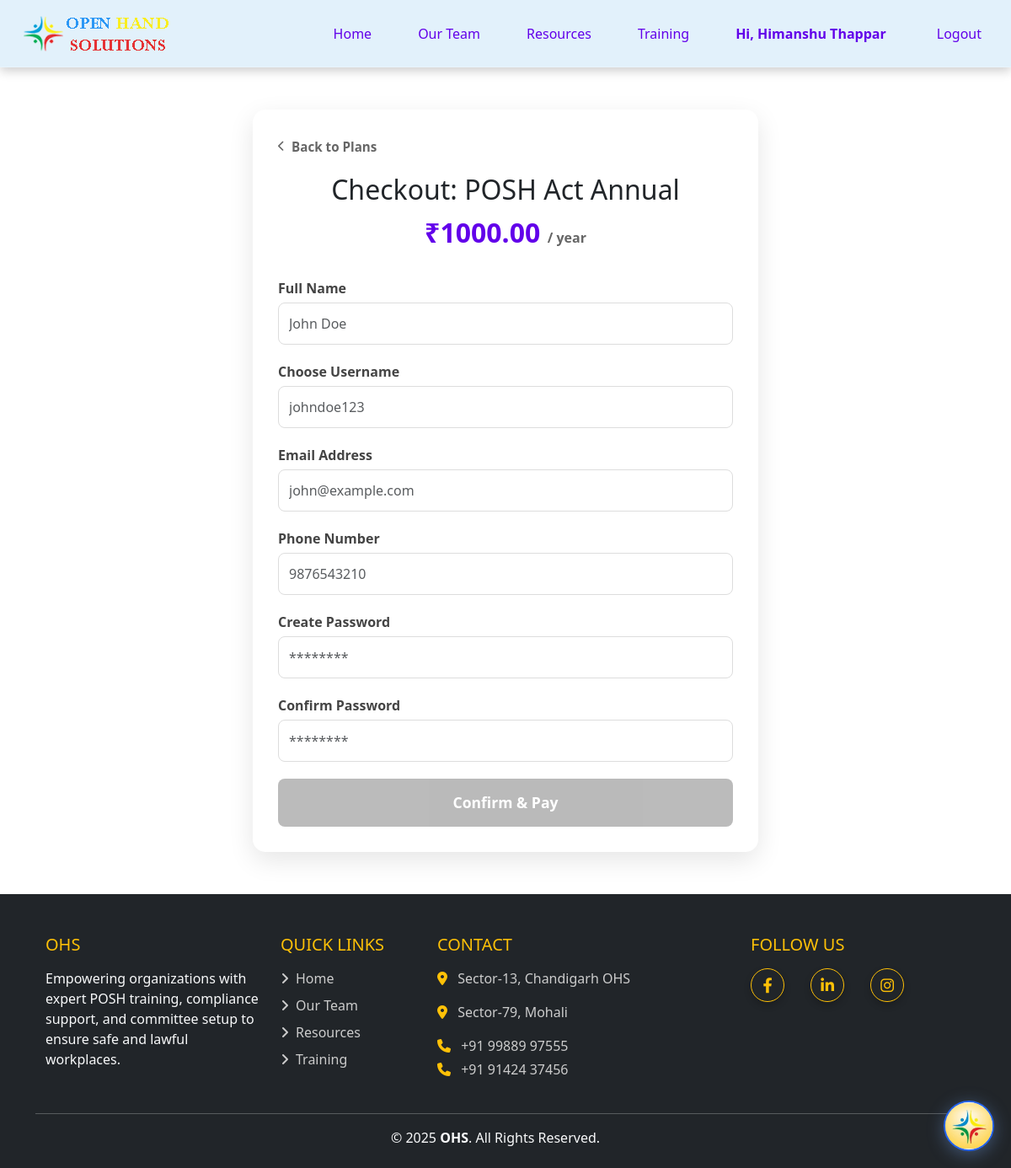
Screenshot of /subscription/individual/POSH/ (signed in) with the database file from the repository.
### home/models.py (models this page shows, shortened)
class User(AbstractUser):
    phone = models.CharField(max_length=15, blank=True, null=True)
    USER_TYPES = (
        ("INDIVIDUAL", "Individual Subscriber"),
        ("COMPANY_ADMIN", "Company Admin"),
        ("EMPLOYEE", "Company Employee"),
    )
    account_type = models.CharField(
        max_length=20, choices=USER_TYPES, default="INDIVIDUAL"
    )

class SubscriptionPlan(models.Model):
    PLAN_TYPES = (
        ("POSH", "POSH Act"),
        ("POCSO", "POCSO Act"),
        ("BOTH", "POSH & POCSO"),
    )
    name = models.CharField(max_length=100)
    type = models.CharField(max_length=10, choices=PLAN_TYPES, default="POSH")
    price = models.DecimalField(max_digits=10, decimal_places=2)
    duration_days = models.IntegerField(
        help_text="Duration in days (e.g., 365 for 1 year)"
    )
    description = models.TextField()
    is_active = models.BooleanField(default=True)  # To hide old plans

### home/views.py (the view)
def individual_subscription(request, plan_type):
    db_type = "POSH" if "POSH" in plan_type else "POCSO"
    plan = SubscriptionPlan.objects.filter(type=db_type).first()
    if request.method == "POST":
        fullname = request.POST.get("fullname", "").strip()
        username = request.POST.get("username", "").strip()
        email = request.POST.get("email", "").strip()
        password = request.POST.get("password", "").strip()
        if not all([fullname, username, email, password]):
            messages.error(
                request, "All fields are compulsory. Please fill out the entire form."
            )
            return redirect(request.path)
        if User.objects.filter(username=username).exists():
            messages.error(request, "Username taken.")
            return redirect(request.path)
        try:
            with transaction.atomic():
                user = User.objects.create_user(
                    username=username, email=email, password=password
                )
                user.first_name = fullname
                user.account_type = "INDIVIDUAL"
                user.save()
                Subscription.objects.create(
                    user=user, plan=plan, status="ACTIVE", start_date=timezone.now()
                )
            login(request, user, backend="django.contrib.auth.backends.ModelBackend")
            return redirect("posh_act_page")
        except Exception as e:
            messages.error(request, str(e))
            return redirect(request.path)
    else:
        list(messages.get_messages(request))
    context = {
        "plan_type": plan.name if plan else "Unknown Plan",
        "price": plan.price if plan else 0,
    }
    response = render(request, "subscription_details.html", context)
    response["Cache-Control"] = "no-store, no-cache, must-revalidate, max-age=0"
    return response

### templates/subscription_details.html (shortened to what this page needs)
{% extends 'base.html' %}
{% block body %}
<div class="sub-container">
    <a href="javascript:history.back()" class="back-link">
        <i class="fa-solid fa-chevron-left"></i> Back to Plans
    </a>
    <div class="plan-header">
        <h2>Checkout: {{ plan_type }}</h2>
        <div class="price-tag">₹{{ price }} <span style="font-size:1rem; color:#666;">/ year</span></div>
    </div>
    <form method="POST" id="checkoutForm" novalidate>
        <div class="form-group">
            <label class="form-label">Full Name</label>
            <input type="text" name="fullname" id="fullname" class="form-control" placeholder="John Doe">
        </div>
        <div class="form-group">
            <label class="form-label">Choose Username</label>
            <input type="text" name="username" id="username" class="form-control" placeholder="johndoe123">
        </div>
        <div class="form-group">
            <label class="form-label">Email Address</label>
            <input type="email" name="email" id="email" class="form-control" placeholder="john@example.com">
        </div>
        <div class="form-group">
            <label class="form-label">Phone Number</label>
            <input type="tel" name="phone" id="phone" class="form-control" placeholder="9876543210" maxlength="10">
        </div>
        <div class="form-group">
            <label class="form-label">Create Password</label>
            <input type="password" name="password" id="password" class="form-control" placeholder="********">
        </div>
        <div class="form-group">
            <label class="form-label">Confirm Password</label>
            <input type="password" id="confirm_password" class="form-control" placeholder="********">
        </div>
        <button type="submit" class="btn-pay" id="submitBtn" disabled>Confirm & Pay</button>
    </form>
</div>
{% endblock %}

### templates/base.html (shortened to what this page needs)
{% load static %}
<!DOCTYPE html>
<html lang="en">
  <head>
    <link rel="stylesheet" href="{% static 'css/new.css' %}" />
    <link rel="stylesheet" href="{% static 'css/footer.css' %}" />
    <link rel="stylesheet" href="{% static 'css/base.css' %}" />
    <link rel="stylesheet" href="{% static 'css/chatbot.css' %}?v=1" />
    <link
      href="https://cdn.jsdelivr.net/npm/bootstrap@5.3.7/dist/css/bootstrap.min.css"
      rel="stylesheet"
    />
    <link
      rel="stylesheet"
      href="https://cdnjs.cloudflare.com/ajax/libs/font-awesome/6.4.0/css/all.min.css"
    />
  </head>
  <body>
    <nav class="navbar">
<div class="app-logo">
    <a href="/#hero">
        <img src="{% static 'img/footer-logo.png' %}" alt="Sjango Logo">
    </a>
</div>
      <div class="nav-links" id="navLinks">
        <a href="/" class="nav-link {% if request.path == '/' %}active{% endif %}">Home</a>
        <div class="dropdown">
          <a href="/about" class="nav-link {% if '/about' in request.path %}active{% endif %}">Our Team</a>
        </div>
        <div class="dropdown">
          <a href="/blog" class="nav-link {% if '/blog' in request.path %}active{% endif %}">Resources</a>
        </div>
        <a href="/tutorial" class="nav-link {% if '/tutorial' in request.path %}active{% endif %}">Training</a>
        {% if user.is_authenticated %}
            <span class="nav-link user-greeting">
                Hi, {{ user.first_name|default:user.username }}
            </span>
            <form action="{% url 'logout' %}" method="post" style="display:inline-flex; align-items:center;">
                <button type="submit" class="nav-link btn-auth-logout">Logout</button>
            </form>
        {% endif %}
      </div>
    </nav>
    <main>{% block body %}{% endblock %}</main>
    {% include 'chat/chatbot_snippet.html' %}
    <footer class="bg-dark text-light pt-5 pb-4">
      <div class="container px-4">
        <div class="row g-4">
          <div class="col-md-3 col-sm-6">
            <h5 class="text-uppercase text-warning mb-3">OHS</h5>
            <p>
              Empowering organizations with expert POSH training, compliance
              support, and committee setup to ensure safe and lawful workplaces.
            </p>
          </div>
          <div class="col-md-2 col-sm-6">
            <h5 class="text-uppercase text-warning mb-3">Quick Links</h5>
            <ul class="list-unstyled">
              <li class="mb-2"><a href="/" class="footer-link"><i class="fas fa-angle-right me-2"></i>Home</a></li>
              <li class="mb-2"><a href="/about" class="footer-link"><i class="fas fa-angle-right me-2"></i>Our Team</a></li>
              <li class="mb-2"><a href="/blog" class="footer-link"><i class="fas fa-angle-right me-2"></i>Resources</a></li>
               <li class="mb-2"><a href="/tutorial" class="footer-link"><i class="fas fa-angle-right me-2"></i>Training</a></li>
            </ul>
          </div>
       <div class="col-md-4 col-sm-6">
  <h5 class="text-uppercase text-warning mb-3">Contact</h5>
  <p>
    <i class="fas fa-map-marker-alt me-2 text-warning"></i>
    <a
      href="https://www.google.com/maps/search/?api=1&query=Sector+13+Chandigarh+OHS"
      target="_blank"
      class="footer-link"
    >
      Sector-13, Chandigarh OHS
    </a>
  </p>
  <p>
    <i class="fas fa-map-marker-alt me-2 text-warning"></i>
    <a
      href="https://www.google.com/maps/search/?api=1&query=Sector+79+Mohali"
      target="_blank"
      class="footer-link"
    >
      Sector-79, Mohali
    </a>
  </p>
  <p class="mb-1">
    <i class="fas fa-phone me-2 text-warning"></i>
    <a href="tel:+919988997555" class="footer-link">+91 99889 97555</a>
  </p>
  <p>
    <i class="fas fa-phone me-2 text-warning"></i>
    <a href="tel:+919142437456" class="footer-link">+91 91424 37456</a>
  </p>
</div>
          <div class="col-md-3 col-sm-6">
            <h5 class="text-uppercase text-warning mb-3">Follow Us</h5>
            <div class="d-flex gap-3">
              <a href="https://www.facebook.com/openhandsolutions/about/" class="social-icon" target="_blank" aria-label="Facebook">
                <i class="fab fa-facebook-f"></i>
              </a>
              <a href="https://in.linkedin.com/company/open-hand-solutions" class="social-icon" target="_blank" aria-label="LinkedIn">
                <i class="fab fa-linkedin-in"></i>
              </a>
              <a href="https://www.instagram.com/open_hand_solutions/" class="social-icon" target="_blank" aria-label="Instagram">
                <i class="fab fa-instagram"></i>
              </a>
            </div>
          </div>
          <hr class="border-light mt-4" />
          <div class="row">
            <div class="col text-center">
              <p class="mb-0">&copy; 2025 <strong>OHS</strong>. All Rights Reserved.</p>
            </div>
          </div>
        </div>
      </div>
    </footer>
  </body>
</html>

### static/img/real.main/real.main/CSS/new.css (style rules this page uses)
html, body { overflow-x: hidden; }
.navbar .nav-link { color: white; padding: 10px 15px; text-decoration: none; transition: color 0.3s ease, background-color 0.3s ease; }

### static/img/real.main/real.main/CSS/footer.css (style rules this page uses)
footer { width: 100vw; overflow-x: hidden; padding-left: 0 !important; }
html, body { overflow-x: hidden; }
.footer-link { color: #f8f9fa; text-decoration: none; transition: color 0.3s ease; }
.social-icon { color: #f8f9fa; font-size: 18px; margin-right: 15px; transition: transform 0.3s, color 0.3s; }
* { margin: 0; padding: 0; box-sizing: border-box; }

### static/css/base.css (style rules this page uses)
* { margin: 0; padding: 0; box-sizing: border-box; }
body { padding-top: 80px; }
nav.navbar { position: fixed; top: 0; left: 0; width: 100%; display: flex; justify-content: space-between; align-items: center; background: linear-gradient(90deg, #0f172a, #1e3a8a); color: white; height: 80px; padding: 0 20px; box-shadow: 0 4px 12px rgba(0, 0, 0, 0.2); z-index: 1000; will-change: transform; }
.nav-links { display: flex; align-items: center; gap: 25px; }
.nav-links a, .login-btn { color: white; text-decoration: none; font-weight: 500; position: relative; padding: 8px 10px; transition: all 0.3s ease; }
.nav-links a::after, .login-btn::after { content: ""; position: absolute; left: 0; bottom: 0; width: 0%; height: 2px; background-color: #ff9800; transition: width 0.3s ease-in-out; }
.dropdown { position: relative; }
html, body { overflow-x: hidden; }
.social-icon { display: flex; align-items: center; justify-content: center; width: 40px; height: 40px; background: #212529; border-radius: 50%; color: #fff; font-size: 0.9rem; transition: all 0.3s ease; box-shadow: 0 4px 8px rgba(0, 0, 0, 0.2); text-decoration: none; }
.footer-link { color: #ccc; text-decoration: none; transition: all 0.3s ease; }
.social-icon { display: inline-flex; align-items: center; justify-content: center; width: 40px; height: 40px; border: 1px solid #ffc107; border-radius: 50%; color: #ffc107; font-size: 18px; transition: all 0.3s ease; }

### templates/base.html (style rules this page uses)
.navbar { background: rgba(111, 187, 234, 0.2) !important; backdrop-filter: blur(12px) saturate(180%); -webkit-backdrop-filter: blur(12px) saturate(180%); border-bottom: 1px solid rgba(255, 255, 255, 0.2); position: sticky; top: 0; z-index: 1000; width: 100%; transition: background 0.3s ease; }
.nav-link { color: #6200ea !important; font-weight: 500; }
.btn-auth-logout { background: none; border: none; padding: 0; font: inherit; cursor: pointer; color: inherit; font-weight: 500; }
.user-greeting { color: #6200ea; font-weight: 700; margin-right: 5px; cursor: default; }

### templates/subscription_details.html (style rules this page uses)
.sub-container { max-width: 600px; margin: 50px auto; padding: 30px; background: white; border-radius: 15px; box-shadow: 0 10px 30px rgba(0,0,0,0.1); position: relative; }
.back-link { display: inline-flex; align-items: center; text-decoration: none; color: #666; font-size: 0.95rem; font-weight: 600; margin-bottom: 20px; transition: all 0.3s ease; }
.back-link i { margin-right: 8px; font-size: 0.8rem; }
.plan-header { text-align: center; margin-bottom: 30px; }
.price-tag { font-size: 2rem; font-weight: 800; color: #6200ea; }
.form-group { margin-bottom: 20px; position: relative; }
.form-label { display: block; margin-bottom: 5px; font-weight: 600; color: #444; }
.form-control { width: 100%; padding: 12px; border: 1px solid #ddd; border-radius: 8px; box-sizing: border-box; transition: border-color 0.3s ease; }
.btn-pay { width: 100%; padding: 15px; background: #6200ea; color: white; border: none; border-radius: 8px; font-size: 1.1rem; font-weight: bold; cursor: pointer; transition: background 0.3s; }
.btn-pay:disabled { background: #9e9e9e; cursor: not-allowed; opacity: 0.7; }

### rows the page displays
User: first_name "Himanshu Thappar"
SubscriptionPlan: name "POSH Act Annual", price "1000.00"
